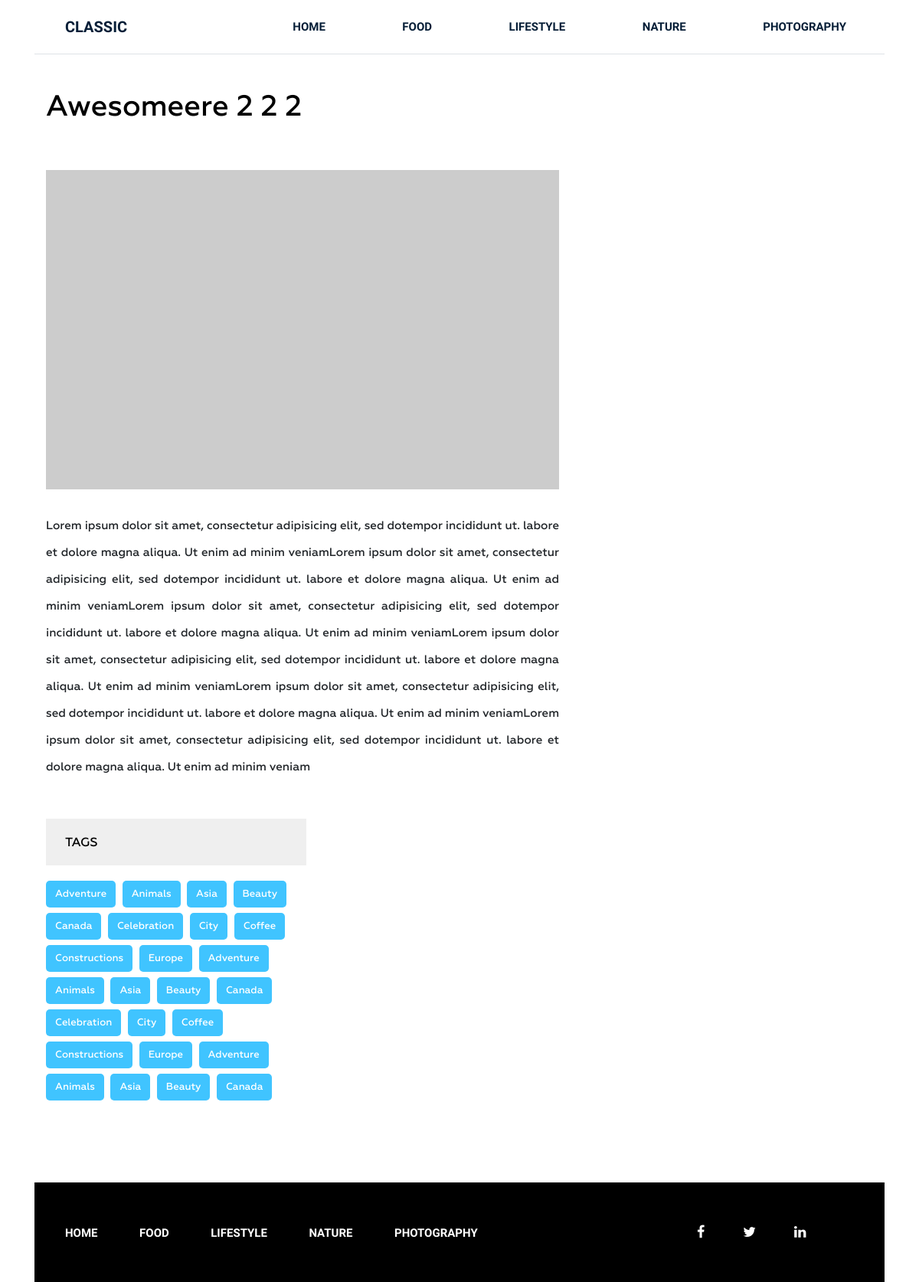
The page /post/awesome-pos on the database its author committed.
### blog/models.py (models this page shows, shortened)
class Category(models.Model):
    title = models.CharField(max_length=255)
    slug = models.SlugField(max_length=255, verbose_name='url', unique=True)
    class Meta:
        ordering = ['title']
        verbose_name = 'Категория'
        verbose_name_plural = 'Категории'
    def get_absolute_url(self):
        return reverse('category', kwargs={'slug': self.slug})

class Post(models.Model):
    title = models.CharField(max_length=255)
    slug = models.SlugField(max_length=255, verbose_name='url', unique=True)
    author = models.CharField(max_length=100)
    content = models.TextField(blank=True)
    created_at = models.DateTimeField(auto_now_add=True, verbose_name='Опубликовано')
    photo = models.ImageField(upload_to='photos/%Y/%m/%d/', blank=True)
    views = models.IntegerField(default=0, verbose_name='Просмотров')
    category = models.ForeignKey(Category, on_delete=models.PROTECT, related_name='posts')
    tags = models.ManyToManyField(Tag, blank=True, related_name='posts')
    class Meta:
        ordering = ['-created_at']
        verbose_name = 'Статья(-ю)'
        verbose_name_plural = 'Статьи'

### blog/views.py (the view)
# urls.py: path('post/<str:slug>', SinglePost.as_view(), name='post'),
class SinglePost(DetailView):
    model = Post
    template_name = 'blog/single.html'
    context_object_name = 'post'
    def get_context_data(self, *, object_list=None, **kwargs):
        context = super().get_context_data(**kwargs)
        self.object.views = F('views') + 1
        self.object.save()
        self.object.refresh_from_db()
        return context

### blog/templatetags/menu_ttag.py (called while the page is built)
@register.inclusion_tag('blog/menu_template.html')
def show_menu(menu_class='menu'):
    categories = Category.objects.all()
    context = {'categories': categories,
               'menu_class': menu_class}
    return context

### blog/templates/blog/single.html (shortened to what this page needs)
{% extends 'base.html' %}
{% load static %}
{% block content %}
    <section class="single-blog-area">
            <div class="container">
                <div class="row">
                   <div class="col-md-12">
                    <div class="border-top">
                        <div class="col-md-8">
                        <div class="blog-area">
                            <div class="blog-area-part">
                                <h2>{{ post.title }}</h2>
                                {% if post.photo %}
                                    <img src="{{ post.photo.url }}" alt="{{ post.title }}">
                                {% else %}
                                    <img src="https://picsum.photos/id/2/228/142" alt="{{ post.title }}">
                                {% endif %}
                                <p>{{ post.content|safe }}</p>
                            </div>
                        </div>
                    </div>
                    <div class="col-md-4">
                        <div class="tags">
                            <h2 class="sidebar-title">Tags</h2>
                            <p><a href="#">Adventure</a></p>
                            <p><a href="#">Animals</a></p>
                            <p><a href="#">Asia</a></p>
                            <p><a href="#">Beauty</a></p>
                            <p><a href="#">Canada</a></p>
                            <p><a href="#">Celebration</a></p>
                            <p><a href="#">City</a></p>
                            <p><a href="#">Coffee</a></p>
                            <p><a href="#">Constructions</a></p>
                            <p><a href="#">Europe</a></p>
                            <p><a href="#">Adventure</a></p>
                            <p><a href="#">Animals</a></p>
                            <p><a href="#">Asia</a></p>
                            <p><a href="#">Beauty</a></p>
                            <p><a href="#">Canada</a></p>
                            <p><a href="#">Celebration</a></p>
                            <p><a href="#">City</a></p>
                            <p><a href="#">Coffee</a></p>
                            <p><a href="#">Constructions</a></p>
                            <p><a href="#">Europe</a></p>
                            <p><a href="#">Adventure</a></p>
                            <p><a href="#">Animals</a></p>
                            <p><a href="#">Asia</a></p>
                            <p><a href="#">Beauty</a></p>
                            <p><a href="#">Canada</a></p>
                        </div>
                    </div>
                    </div>
                    </div>
                </div>
            </div>
        </section>
{% endblock %}

### templates/base.html (shortened to what this page needs)
{% load static %}
{% load cache %}
<!DOCTYPE html>
<html lang="en">
<head>
    <link rel="stylesheet" href="{% static 'css/bootstrap.css' %}">
    <link rel="stylesheet" href="{% static 'css/font-awesome.min.css' %}">
    <link rel="stylesheet" href="{% static 'css/owl.carousel.min.css' %}">
    <link rel="stylesheet" href="{% static 'css/owl.theme.default.min.css' %}">
    <link rel="stylesheet" href="{% static 'style.css' %}">
    <link rel="stylesheet" href="{% static 'responsive.css' %}">
</head>
<body>
    <div class="wrapper">
        {% cache 20 header %}
        {% include 'inc/_header.html' %}
        {% endcache %}
        {% block content %}{% endblock %}
        {% cache 20 footer %}
        {% include 'inc/_footer.html' %}
        {% endcache %}
    </div>
</body>
</html>

### templates/inc/_header.html
{% load menu_ttag %}
<header class="header">
    <div class="container">
        <div class="row">
            <div class="col-md-2">
                <div class="logo">
                    <h2><a href="{% url 'home' %}">Classic</a></h2>
                </div>
            </div>
            <div class="col-md-10">
                {% show_menu %}
            </div>
        </div>
    </div>
</header>

### blog/templates/blog/menu_template.html
<div class="{{ menu_class }}">
    <ul>
        <li><a href="{% url 'home' %}">Home</a></li>
        {% for item in categories %}
            <li><a href="{{ item.get_absolute_url }}">{{ item.title }}</a></li>
        {% endfor %}
    </ul>
</div>

### templates/inc/_footer.html (shortened to what this page needs)
{% load menu_ttag %}
<footer class="footer">
    <div class="container">
        <div class="row">
            <div class="col-md-12">
                <div class="footer-bg">
                    <div class="row">
                        <div class="col-md-9">
                            {% show_menu 'footer-menu' %}
                        </div>
                        <div class="col-md-3">
                            <div class="footer-icon">
                                <p><a href="#"><i class="fa fa-facebook" aria-hidden="true"></i></a><a href="#"><i class="fa fa-twitter" aria-hidden="true"></i></a><a href="#"><i class="fa fa-linkedin" aria-hidden="true"></i></a><a href="#"></a></p>
                            </div>
                        </div>
                    </div> .
                </div>
            </div>
        </div>
    </div>
</footer>

### siteblog/static/style.css (style rules this page uses)
.wrapper header.header .logo h2 { margin: 0 0 0 40px; padding: 0; }
.wrapper header.header .logo h2 a { color: #061e37; font-family: "Raleway", sans-serif; font-size: 20px; font-weight: 700; text-decoration: none; line-height: 70px; padding: 22px 0; text-transform: uppercase; }
.wrapper header.header .menu { margin: 0 }
.wrapper header.header .menu ul { float: right; margin: 0; padding: 0; margin-right: 4px; }
.wrapper header.header .menu ul li { display: inline-block; list-style: outside none none; margin: 0 -4px 0 0; }
.wrapper header.header .menu ul li a { color: rgb(6, 30, 55); font-family: "Raleway", sans-serif; font-size: 15px; font-weight: 600; line-height: 70px; padding: 26px 50px; text-decoration: none; text-transform: uppercase; }
.wrapper footer.footer { height: 130px; }
.wrapper footer .footer-bg { background: #000 none repeat scroll 0 0; height: 130px; overflow: hidden; }
.wrapper footer.footer .footer-menu { margin: 0 }
.wrapper footer.footer .footer-menu ul { line-height: 130px; margin: 0; padding: 0; }
.wrapper footer.footer .footer-menu ul li { display: inline; list-style: outside none none; margin: 0; padding: 30px 0px; }
.wrapper footer.footer .footer-menu ul li a { color: #fff; font-family: "Raleway", sans-serif; font-size: 15px; font-weight: 600; line-height: 70px; margin-left: 40px; padding: 26px 10px 26px 0; text-decoration: none; text-transform: uppercase; }
.wrapper footer.footer .footer-icon p { float: right; line-height: 130px; }
.wrapper footer.footer .footer-icon p i { color: #fff; font-size: 18px; margin-right: 30px; padding: 10px; }
.single-blog-area { margin-bottom: 100px; }
.single-blog-area .border-top { border-top: 1px solid #40c4ff; }
.single-blog-area h2 { color: #010101; font-family: Geometria; font-size: 38px; font-weight: 500; margin-bottom: 60px; margin-top: 45px; }
.single-blog-area p { font-family: Geometria; font-size: 15px; font-weight: 500; line-height: 35px; position: relative; text-align: justify; }
.single-blog-area .blog-area-part p { margin-top: 30px; }
.single-blog-area img { width: 100% }
.single-blog-area .blog-area { margin-right: 40px; }
.single-blog-area h2.sidebar-title { background: #efefef none repeat scroll 0 0; color: #000; font-family: Geometria; font-size: 16px; font-weight: 500; margin-bottom: 20px; margin-top: 50px; padding: 21px 25px; text-transform: uppercase; }
.single-blog-area .tags p { background: #40c4ff none repeat scroll 0 0; border-radius: 5px; display: inline-block; font-family: Geometria; font-size: 13px; font-weight: 500; margin-right: 4px; padding: 0 12px; margin-bottom: 7px; }
.single-blog-area .tags p a { color: #fff; display: inline-block; text-decoration: none; }

### rows shown on the page
Category: title "FOOD"
Category: title "LIFESTYLE"
Category: title "NATURE"
Category: title "PHOTOGRAPHY"
Post: title "Awesomeere 2 2 2", content "Lorem ipsum dolor sit amet, consectetur adipisicing elit, sed dotempor incididunt ut. labore et dolore magna aliqua. Ut enim ad minim veniamLorem ipsum dolor sit amet, consectetur adipisicing elit, sed dotempor incididunt ut. labore et dolore magna aliqua. Ut enim ad minim veniamLorem ipsum dolor sit amet, consectetur adipisicing elit, sed dotempor incididunt ut. labore et dolore magna aliqua. Ut enim ad minim veniamLorem ipsum dolor sit amet, consectetur adipisicing elit, sed dotempor incididunt ut. labore et dolore magna aliqua. Ut enim ad minim veniamLorem ipsum dolor sit amet, consectetur adipisicing elit, sed dotempor incididunt ut. labore et dolore magna aliqua. Ut enim ad minim…"
